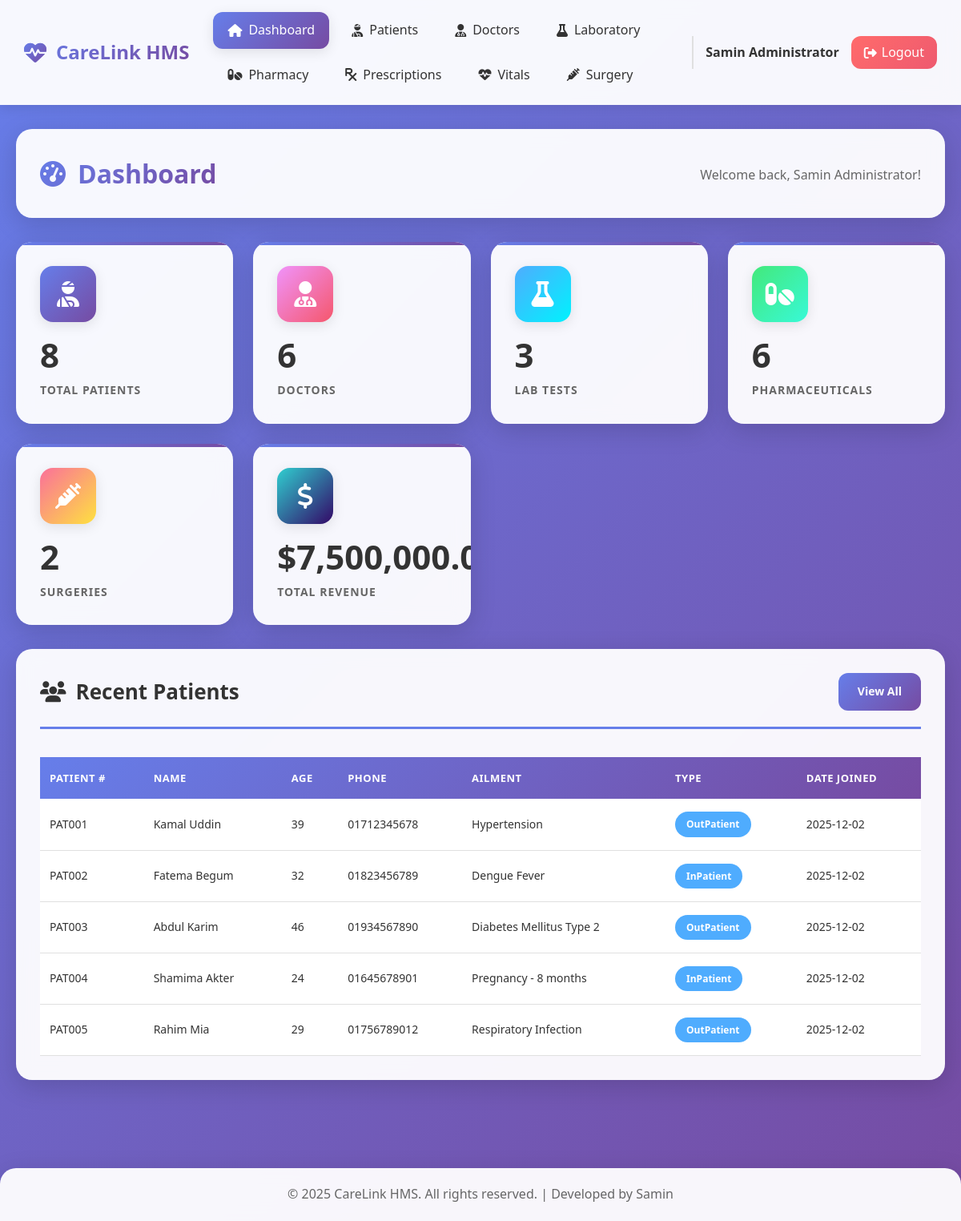
The page /backend/admin/dashboard.php (signed in) on the database its author committed.
### tables this page shows
CREATE TABLE `his_patients` (
  `pat_id` int(11) NOT NULL,
  `pat_fname` varchar(200) DEFAULT NULL,
  `pat_lname` varchar(200) DEFAULT NULL,
  `pat_dob` varchar(200) DEFAULT NULL,
  `pat_age` varchar(200) DEFAULT NULL,
  `pat_number` varchar(200) DEFAULT NULL,
  `pat_addr` varchar(200) DEFAULT NULL,
  `pat_phone` varchar(200) DEFAULT NULL,
  `pat_type` varchar(200) DEFAULT NULL,
  `pat_date_joined` timestamp(6) NOT NULL DEFAULT current_timestamp(6) ON UPDATE current_timestamp(6),
  `pat_ailment` varchar(200) DEFAULT NULL,
  `pat_discharge_status` varchar(200) DEFAULT NULL
);

### backend/admin/dashboard.php (the view, shortened to what this page needs)
<?php
require_once '../includes/header.php';
require_once '../includes/navbar.php';
$stats = [];
$result = mysqli_query($conn, "SELECT COUNT(*) as total FROM his_patients");
$stats['patients'] = mysqli_fetch_assoc($result)['total'];
$result = mysqli_query($conn, "SELECT COUNT(*) as total FROM his_docs");
$stats['doctors'] = mysqli_fetch_assoc($result)['total'];
$result = mysqli_query($conn, "SELECT COUNT(*) as total FROM his_laboratory");
$stats['lab_tests'] = mysqli_fetch_assoc($result)['total'];
$result = mysqli_query($conn, "SELECT COUNT(*) as total FROM his_pharmaceuticals");
$stats['pharmaceuticals'] = mysqli_fetch_assoc($result)['total'];
$result = mysqli_query($conn, "SELECT COUNT(*) as total FROM his_surgery");
$stats['surgeries'] = mysqli_fetch_assoc($result)['total'];
$result = mysqli_query($conn, "SELECT SUM(CAST(acc_amount AS DECIMAL(10,2))) as total FROM his_accounts");
$stats['revenue'] = mysqli_fetch_assoc($result)['total'] ?? 0;
$recent_patients = mysqli_query($conn, "SELECT * FROM his_patients ORDER BY pat_date_joined DESC LIMIT 5");
?>
<div class="container">
    <div class="page-header">
        <h1><i class="fas fa-tachometer-alt"></i> Dashboard</h1>
        <p>Welcome back, <?php echo $_SESSION['admin_name']; ?>!</p>
    </div>
    <div class="stats-grid">
        <div class="stat-card">
            <div class="stat-icon" style="background: linear-gradient(135deg, #667eea, #764ba2);">
                <i class="fas fa-user-injured"></i>
            </div>
            <div class="stat-value"><?php echo $stats['patients']; ?></div>
            <div class="stat-label">Total Patients</div>
        </div>
        <div class="stat-card">
            <div class="stat-icon" style="background: linear-gradient(135deg, #f093fb, #f5576c);">
                <i class="fas fa-user-md"></i>
            </div>
            <div class="stat-value"><?php echo $stats['doctors']; ?></div>
            <div class="stat-label">Doctors</div>
        </div>
        <div class="stat-card">
            <div class="stat-icon" style="background: linear-gradient(135deg, #4facfe, #00f2fe);">
                <i class="fas fa-flask"></i>
            </div>
            <div class="stat-value"><?php echo $stats['lab_tests']; ?></div>
            <div class="stat-label">Lab Tests</div>
        </div>
        <div class="stat-card">
            <div class="stat-icon" style="background: linear-gradient(135deg, #43e97b, #38f9d7);">
                <i class="fas fa-pills"></i>
            </div>
            <div class="stat-value"><?php echo $stats['pharmaceuticals']; ?></div>
            <div class="stat-label">Pharmaceuticals</div>
        </div>
        <div class="stat-card">
            <div class="stat-icon" style="background: linear-gradient(135deg, #fa709a, #fee140);">
                <i class="fas fa-syringe"></i>
            </div>
            <div class="stat-value"><?php echo $stats['surgeries']; ?></div>
            <div class="stat-label">Surgeries</div>
        </div>
        <div class="stat-card">
            <div class="stat-icon" style="background: linear-gradient(135deg, #30cfd0, #330867);">
                <i class="fas fa-dollar-sign"></i>
            </div>
            <div class="stat-value">$<?php echo number_format($stats['revenue'], 2); ?></div>
            <div class="stat-label">Total Revenue</div>
        </div>
    </div>
    <div class="content-card">
        <div class="card-header">
            <h2><i class="fas fa-users"></i> Recent Patients</h2>
            <a href="patients.php" class="btn btn-primary">View All</a>
        </div>
        <div class="table-responsive">
            <table class="data-table">
                <thead>
                    <tr>
                        <th>Patient #</th>
                        <th>Name</th>
                        <th>Age</th>
                        <th>Phone</th>
                        <th>Ailment</th>
                        <th>Type</th>
                        <th>Date Joined</th>
                    </tr>
                </thead>
                <tbody>
                    <?php while ($patient = mysqli_fetch_assoc($recent_patients)): ?>
                    <tr>
                        <td><?php echo $patient['pat_number']; ?></td>
                        <td><?php echo $patient['pat_fname'] . ' ' . $patient['pat_lname']; ?></td>
                        <td><?php echo $patient['pat_age']; ?></td>
                        <td><?php echo $patient['pat_phone']; ?></td>
                        <td><?php echo $patient['pat_ailment']; ?></td>
                        <td><span class="badge badge-info"><?php echo $patient['pat_type']; ?></span></td>
                        <td><?php echo date('Y-m-d', strtotime($patient['pat_date_joined'])); ?></td>
                    </tr>
                    <?php endwhile; ?>
                </tbody>
            </table>
        </div>
    </div>
</div>
<?php require_once '../includes/footer.php'; ?>

### rows shown on the page
his_patients: pat_number "PAT001", pat_fname "Kamal", pat_lname "Uddin", pat_age "39", pat_phone "01712345678", pat_ailment "Hypertension", pat_type "OutPatient", pat_date_joined "2025-12-02"
his_patients: pat_number "PAT002", pat_fname "Fatema", pat_lname "Begum", pat_age "32", pat_phone "01823456789", pat_ailment "Dengue Fever", pat_type "InPatient", pat_date_joined "2025-12-02"
his_patients: pat_number "PAT003", pat_fname "Abdul", pat_lname "Karim", pat_age "46", pat_phone "01934567890", pat_ailment "Diabetes Mellitus Type 2", pat_type "OutPatient", pat_date_joined "2025-12-02"
his_patients: pat_number "PAT004", pat_fname "Shamima", pat_lname "Akter", pat_age "24", pat_phone "01645678901", pat_ailment "Pregnancy - 8 months", pat_type "InPatient", pat_date_joined "2025-12-02"
his_patients: pat_number "PAT005", pat_fname "Rahim", pat_lname "Mia", pat_age "29", pat_phone "01756789012", pat_ailment "Respiratory Infection", pat_type "OutPatient", pat_date_joined "2025-12-02"

### other values the page prints
$_SESSION['admin_name'] "Samin Administrator"
$stats['patients'] "8"
$stats['doctors'] "6"
$stats['lab_tests'] "3"
$stats['pharmaceuticals'] "6"
$stats['surgeries'] "2"
